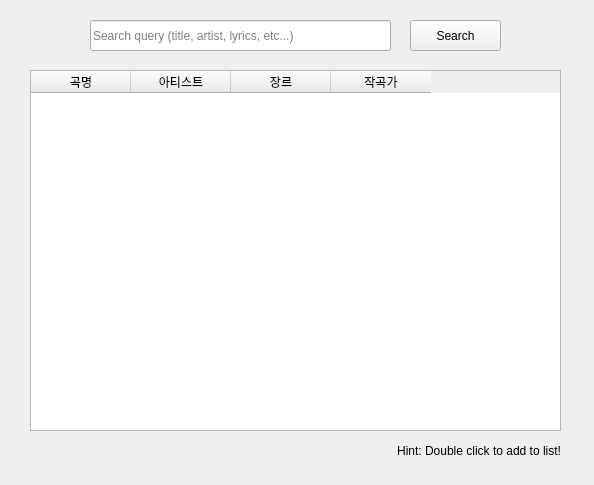
<?xml version="1.0" encoding="UTF-8"?>
<ui version="4.0">
 <class>QtSearchOnWebWindow</class>
 <widget class="QMainWindow" name="QtSearchOnWebWindow">
  <property name="geometry">
   <rect>
    <x>0</x>
    <y>0</y>
    <width>594</width>
    <height>485</height>
   </rect>
  </property>
  <property name="windowTitle">
   <string>QtSearchOnWebWindow</string>
  </property>
  <widget class="QWidget" name="centralWidget">
   <widget class="QLineEdit" name="lineEdit_searchQuery">
    <property name="geometry">
     <rect>
      <x>90</x>
      <y>20</y>
      <width>301</width>
      <height>31</height>
     </rect>
    </property>
    <property name="placeholderText">
     <string>Search query (title, artist, lyrics, etc...)</string>
    </property>
   </widget>
   <widget class="QTableWidget" name="table">
    <property name="geometry">
     <rect>
      <x>30</x>
      <y>70</y>
      <width>531</width>
      <height>361</height>
     </rect>
    </property>
    <property name="editTriggers">
     <set>QAbstractItemView::NoEditTriggers</set>
    </property>
    <property name="selectionBehavior">
     <enum>QAbstractItemView::SelectRows</enum>
    </property>
    <column>
     <property name="text">
      <string>곡명</string>
     </property>
    </column>
    <column>
     <property name="text">
      <string>아티스트</string>
     </property>
    </column>
    <column>
     <property name="text">
      <string>장르</string>
     </property>
    </column>
    <column>
     <property name="text">
      <string>작곡가</string>
     </property>
    </column>
   </widget>
   <widget class="QLabel" name="label">
    <property name="geometry">
     <rect>
      <x>170</x>
      <y>440</y>
      <width>391</width>
      <height>21</height>
     </rect>
    </property>
    <property name="text">
     <string>Hint: Double click to add to list!</string>
    </property>
    <property name="alignment">
     <set>Qt::AlignRight|Qt::AlignTrailing|Qt::AlignVCenter</set>
    </property>
   </widget>
   <widget class="QPushButton" name="btn_search">
    <property name="geometry">
     <rect>
      <x>410</x>
      <y>20</y>
      <width>91</width>
      <height>31</height>
     </rect>
    </property>
    <property name="text">
     <string>Search</string>
    </property>
   </widget>
  </widget>
 </widget>
 <layoutdefault spacing="6" margin="11"/>
 <tabstops>
  <tabstop>lineEdit_searchQuery</tabstop>
  <tabstop>btn_search</tabstop>
  <tabstop>table</tabstop>
 </tabstops>
 <resources/>
 <connections>
  <connection>
   <sender>btn_search</sender>
   <signal>clicked()</signal>
   <receiver>QtSearchOnWebWindow</receiver>
   <slot>SearchClicked()</slot>
   <hints>
    <hint type="sourcelabel">
     <x>454</x>
     <y>31</y>
    </hint>
    <hint type="destinationlabel">
     <x>535</x>
     <y>32</y>
    </hint>
   </hints>
  </connection>
  <connection>
   <sender>lineEdit_searchQuery</sender>
   <signal>returnPressed()</signal>
   <receiver>QtSearchOnWebWindow</receiver>
   <slot>SearchClicked()</slot>
   <hints>
    <hint type="sourcelabel">
     <x>137</x>
     <y>42</y>
    </hint>
    <hint type="destinationlabel">
     <x>45</x>
     <y>35</y>
    </hint>
   </hints>
  </connection>
  <connection>
   <sender>table</sender>
   <signal>cellDoubleClicked(int,int)</signal>
   <receiver>QtSearchOnWebWindow</receiver>
   <slot>TableCellDoubleClicked(int,int)</slot>
   <hints>
    <hint type="sourcelabel">
     <x>494</x>
     <y>226</y>
    </hint>
    <hint type="destinationlabel">
     <x>574</x>
     <y>228</y>
    </hint>
   </hints>
  </connection>
 </connections>
 <slots>
  <slot>SearchClicked()</slot>
  <slot>TableCellDoubleClicked(int,int)</slot>
 </slots>
</ui>
